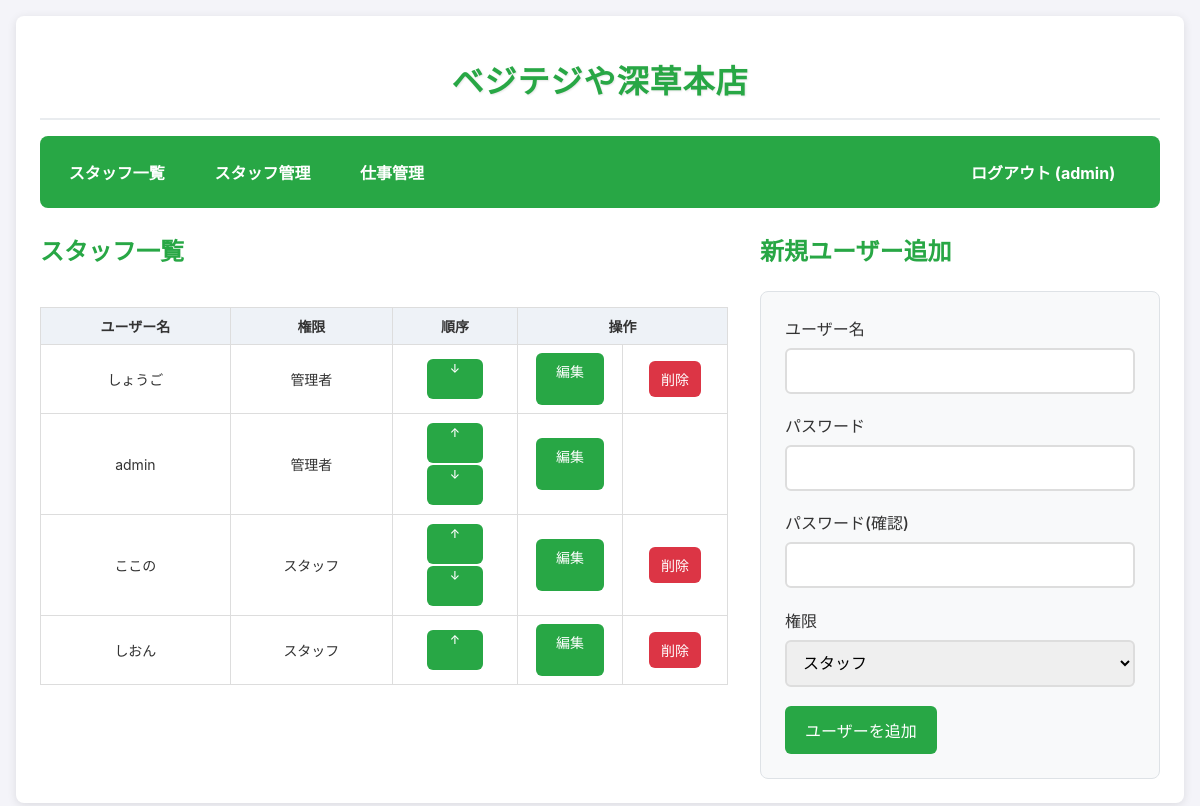
The app's page /admin/users (signed in) with its own data.
### app.py (models this page shows, shortened)
class User(UserMixin, db.Model):
    id = db.Column(db.Integer, primary_key=True)
    username = db.Column(db.String(80), unique=True, nullable=False)
    password_hash = db.Column(db.String(120), nullable=False)
    role = db.Column(db.String(80), nullable=False, default='staff')
    is_first_login = db.Column(db.Boolean, default=True)
    order_index = db.Column(db.Integer, default=0)
    skills = db.relationship('UserSkill', backref='user', cascade="all, delete-orphan")

### app.py (the view, shortened to what this page needs)
@app.route('/admin/users', methods=['GET', 'POST'])
@admin_required
def manage_users():
    form = AddUserForm()
    users = User.query.order_by(User.order_index, User.id).all()
    return render_template('admin_users.html', users=users, form=form)

### app.py
class AddUserForm(FlaskForm):
    username = StringField('ユーザー名', validators=[DataRequired()])
    password = PasswordField('パスワード', validators=[DataRequired()])
    confirm_password = PasswordField('パスワード(確認)', validators=[DataRequired(), EqualTo('password', message='パスワードが一致しません。')])
    role = SelectField('権限', choices=[('staff', 'スタッフ'), ('admin', '管理者')])
    submit = SubmitField('ユーザーを追加')

### app.py (called while the page is built)
@login_manager.user_loader
def load_user(user_id):
    return User.query.get(int(user_id))

def admin_required(f):
    @wraps(f)
    @login_required
    def decorated_function(*args, **kwargs):
        if current_user.role != 'admin':
            flash('このページにアクセスする権限がありません。')
            return redirect(url_for('dashboard'))
        return f(*args, **kwargs)
    return decorated_function

### templates/admin_users.html (shortened to what this page needs)
{% extends "base.html" %}
{% block content %}
  <div class="admin-layout">
    <div class="users-section">
      <h2>スタッフ一覧</h2>
      <div class="desktop-user-table">
        <div class="table-container">
          <table>
            <thead>
              <tr>
                <th>ユーザー名</th>
                <th>権限</th>
                <th>順序</th>
                <th colspan="2">操作</th>
              </tr>
            </thead>
            <tbody>
              {% for user in users %}
              <tr>
                <td>{{ user.username }}</td>
                <td>{{ '管理者' if user.role == 'admin' else 'スタッフ' }}</td>
                <td style="width: 100px; text-align: center;">
                  {% if not loop.first %}
                  <a href="{{ url_for('move_user', user_id=user.id, direction='up') }}" class="btn btn-small" style="font-size: 12px; padding: 2px 6px; margin: 1px;">↑</a>
                  {% endif %}
                  {% if not loop.last %}
                  <a href="{{ url_for('move_user', user_id=user.id, direction='down') }}" class="btn btn-small" style="font-size: 12px; padding: 2px 6px; margin: 1px;">↓</a>
                  {% endif %}
                </td>
                <td style="width: 80px;">
                  <a href="{{ url_for('edit_user', user_id=user.id) }}" class="btn btn-small">編集</a>
                </td>
                <td style="width: 80px;">
                  {% if user.id != current_user.id %}
                  <form action="{{ url_for('delete_user', user_id=user.id) }}" method="post" onsubmit="return confirm('本当にこのユーザーを削除しますか？');">
                    <input type="submit" value="削除" class="btn btn-danger btn-small">
                  </form>
                  {% endif %}
                </td>
              </tr>
              {% endfor %}
            </tbody>
          </table>
        </div>
      </div>
    </div>
    <div class="add-user-section">
      <h2>新規ユーザー追加</h2>
      <form method="POST" class="add-user-form">
        <div class="form-group">
          {{ form.username.label }}
          {{ form.username() }}
        </div>
        <div class="form-group">
          {{ form.password.label }}
          {{ form.password() }}
        </div>
        <div class="form-group">
          {{ form.confirm_password.label }}
          {{ form.confirm_password() }}
        </div>
        <div class="form-group">
          {{ form.role.label }}
          {{ form.role() }}
        </div>
        {{ form.submit(class="btn") }}
      </form>
    </div>
  </div>
{% endblock %}

### templates/base.html (shortened to what this page needs)
<!doctype html>
<html lang="ja">
  <head>
  </head>
  <body>
    <div class="container">
      {% if current_user.is_authenticated %}
      <div class="site-header">
        <h1 class="site-title">ベジテジや深草本店</h1>
      </div>
      {% endif %}
     <nav>
        {% if current_user.is_authenticated %}
          <div class="nav-left">
            <a href="{{ url_for('dashboard') }}">スタッフ一覧</a>
            {% if current_user.role == 'admin' %}
              <a href="{{ url_for('manage_users') }}">スタッフ管理</a>
              <a href="{{ url_for('manage_tasks') }}">仕事管理</a>
            {% endif %}
          </div>
          <div class="nav-right">
            <a href="{{ url_for('logout') }}">ログアウト ({{ current_user.username }})</a>
          </div>
        {% endif %}
      </nav>
      {% block content %}{% endblock %}
    </div>
  </body>
</html>

### templates/base.html (style rules this page uses)
body { font-family: -apple-system, BlinkMacSystemFont, 'Segoe UI', Roboto, sans-serif; margin: 0; padding: 1em; background-color: #f4f4f9; color: #333; font-size: 16px; }
.site-header { text-align: center; margin-bottom: 1em; padding: 1em 0; border-bottom: 2px solid #e9ecef; }
.site-title { margin: 0; color: #28a745; font-size: 2em; font-weight: bold; text-shadow: 1px 1px 2px rgba(0,0,0,0.1); letter-spacing: 1px; }
nav { background-color: #28a745; padding: 1em; border-radius: 8px; margin-bottom: 1.5em; display: flex; flex-wrap: wrap; align-items: center; justify-content: space-between; }
nav a { color: white !important; text-decoration: none; margin-right: 1em; font-weight: bold; padding: 0.5em 0.8em; border-radius: 4px; transition: background-color 0.2s; }
.nav-left { display: flex; flex-wrap: wrap; gap: 0.5em; }
.nav-right { margin-left: auto; }
.container { max-width: 1200px; margin: 0 auto; background: white; padding: 1.5em; border-radius: 8px; box-shadow: 0 2px 10px rgba(0,0,0,0.1); }
h1, h2 { color: #28a745; margin-top: 0; }
.table-container { overflow-x: auto; -webkit-overflow-scrolling: touch; }
table { width: 100%; border-collapse: collapse; margin-top: 1em; min-width: 600px; }
th, td { border: 1px solid #ddd; padding: 8px 12px; text-align: center; font-size: 14px; }
th { background-color: #eef2f7; position: sticky; top: 0; z-index: 10; }
.form-group { margin-bottom: 1.2em; }
.form-group label { display: block; margin-bottom: 0.5em; font-weight: 500; }
.form-group input, .form-group select { width: 100%; padding: 12px; box-sizing: border-box; border: 2px solid #ddd; border-radius: 6px; font-size: 16px; transition: border-color 0.2s; }
.btn { padding: 12px 20px; background-color: #28a745; color: white; border: none; border-radius: 6px; cursor: pointer; text-decoration: none; display: inline-block; font-size: 16px; font-weight: 500; text-align: center; transition: background-color 0.2s; min-height: 44px; min-width: 44px; }
.btn-danger { background-color: #dc3545; }
.btn-small { padding: 8px 12px; font-size: 14px; min-height: 36px; }

### templates/admin_users.html (style rules this page uses)
.admin-layout { display: grid; grid-template-columns: 1fr 400px; gap: 2em; align-items: start; }
.users-section h2, .add-user-section h2 { margin-top: 0; margin-bottom: 1em; }
.desktop-user-table { display: block; }
.add-user-form { background: #f8f9fa; padding: 1.5em; border-radius: 8px; border: 1px solid #dee2e6; }

### records on screen
User: username "admin", role "管理者"
User: username "しょうご", role "管理者"
User: username "ここの", role "スタッフ"
User: username "しおん", role "スタッフ"
